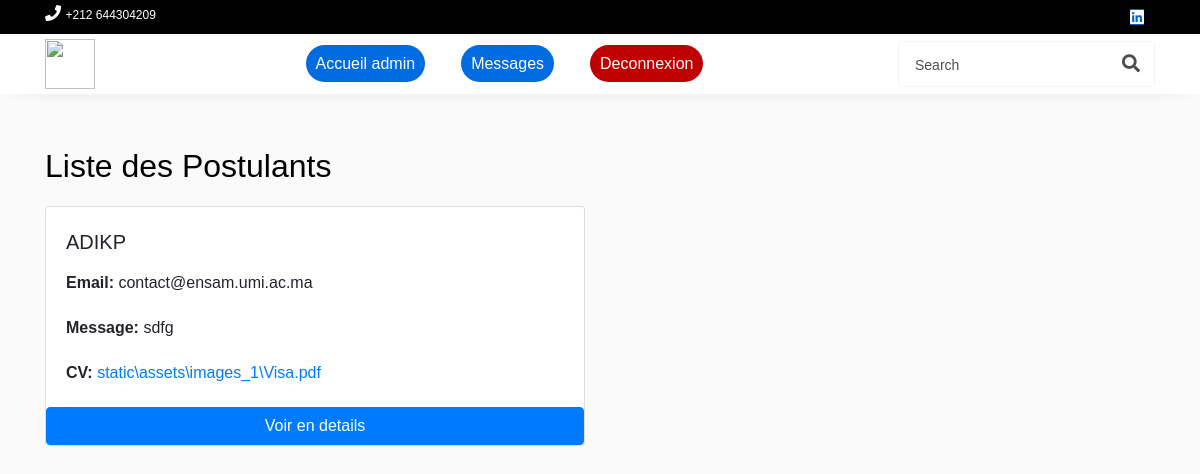
Screenshot of /candidats/1 with the database file from the repository.
### app.py (models this page shows)
class Postul(db.Model):
    id = db.Column(db.Integer, primary_key=True)
    titre = db.Column(db.String(100))
    name = db.Column(db.String(100))
    email = db.Column(db.String(100))
    message = db.Column(db.Text)
    cv = db.Column(db.String(255))
    post_id = db.Column(db.Integer, db.ForeignKey('offre.id'))

### app.py (the view)
@app.route('/candidats/<int:id>')
def candidat(id):
    postuls = Postul.query.filter_by(post_id=id).all()
    print(postuls[0].cv)
    return render_template('candidat.html', postuls=postuls)

### templates/candidat.html (shortened to what this page needs)
<!DOCTYPE html>
<html lang="en">
<head>
    <link rel="stylesheet" href="https://stackpath.bootstrapcdn.com/bootstrap/4.5.2/css/bootstrap.min.css">
</head>
<body>
    {% with currentPage='' %}
    {% include 'navbar_admin.html' %}
    {% endwith %}
    <div class="container mt-5">
        <h2>Liste des Postulants</h2>
        <div class="row mt-3">
            {% for postul in postuls %}
            <div class="col-md-6">
                <div class="card mb-3">
                    <div class="card-body">
                        <h5 class="card-title">{{ postul.name }}</h5>
                        <p class="card-text"><strong>Email:</strong> {{ postul.email }}</p>
                        <p class="card-text"><strong>Message:</strong>
                            {% if postul.message|length > 20 %}
                                {{ postul.message[:20] }}...
                            {% else %}
                                {{ postul.message }}
                            {% endif %}
                        </p>
                        <p class="card-text"><strong>CV:</strong> <a href="../{{ postul.cv }}" download>{{ postul.cv }}</a></p>
                    </div>
                    <a class="btn btn-primary" href="/voir_candidats/{{postul.id}}" >Voir en details</a>
                </div>
            </div>
            {% endfor %}
        </div>
    </div>
</body>
</html>

### rows the page displays
Postul: name "ADIKP", email "contact@ensam.umi.ac.ma", message "sdfg", cv "static\\assets\\images_1\\Visa.pdf"
